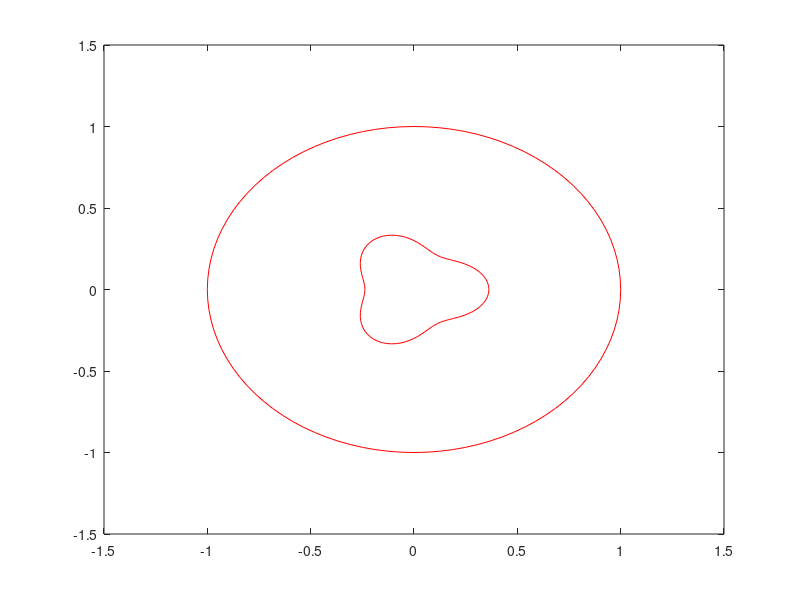

Recreate this plot in MATLAB.
a=0:2*pi/100:2*pi;
x1=cos(a);y1=sin(a);
x2=0.01*cos(a);y2=0.01*sin(a);
plot(x1,y1,'r')
axis([-1.5 1.5 -1.5 1.5])
hold on
r=0.25*(1.2+0.25.*cos(3.*a));
x4=-0.0+r.*cos(a);y4=0.0+r.*sin(a);
plot(x4,y4,'r-')
